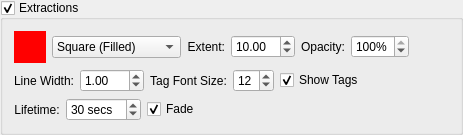
        <widget class="QGroupBox" name="extractionsVisible_" >
         <property name="title" >
          <string>Extractions</string>
         </property>
         <property name="flat" >
          <bool>false</bool>
         </property>
         <property name="checkable" >
          <bool>true</bool>
         </property>
         <property name="checked" >
          <bool>true</bool>
         </property>
         <layout class="QVBoxLayout" >
          <item>
           <layout class="QHBoxLayout" >
            <item>
             <widget class="SideCar::GUI::ColorButtonWidget" name="extractionsColor_" >
              <property name="sizePolicy" >
               <sizepolicy vsizetype="Fixed" hsizetype="Fixed" >
                <horstretch>0</horstretch>
                <verstretch>0</verstretch>
               </sizepolicy>
              </property>
              <property name="minimumSize" >
               <size>
                <width>32</width>
                <height>32</height>
               </size>
              </property>
              <property name="maximumSize" >
               <size>
                <width>32</width>
                <height>32</height>
               </size>
              </property>
              <property name="palette" >
               <palette>
                <active>
                 <colorrole role="WindowText" >
                  <brush brushstyle="SolidPattern" >
                   <color alpha="255" >
                    <red>0</red>
                    <green>0</green>
                    <blue>0</blue>
                   </color>
                  </brush>
                 </colorrole>
                 <colorrole role="Button" >
                  <brush brushstyle="SolidPattern" >
                   <color alpha="255" >
                    <red>255</red>
                    <green>0</green>
                    <blue>0</blue>
                   </color>
                  </brush>
                 </colorrole>
                 <colorrole role="Light" >
                  <brush brushstyle="SolidPattern" >
                   <color alpha="255" >
                    <red>255</red>
                    <green>127</green>
                    <blue>127</blue>
                   </color>
                  </brush>
                 </colorrole>
                 <colorrole role="Midlight" >
                  <brush brushstyle="SolidPattern" >
                   <color alpha="255" >
                    <red>255</red>
                    <green>63</green>
                    <blue>63</blue>
                   </color>
                  </brush>
                 </colorrole>
                 <colorrole role="Dark" >
                  <brush brushstyle="SolidPattern" >
                   <color alpha="255" >
                    <red>127</red>
                    <green>0</green>
                    <blue>0</blue>
                   </color>
                  </brush>
                 </colorrole>
                 <colorrole role="Mid" >
                  <brush brushstyle="SolidPattern" >
                   <color alpha="255" >
                    <red>170</red>
                    <green>0</green>
                    <blue>0</blue>
                   </color>
                  </brush>
                 </colorrole>
                 <colorrole role="Text" >
                  <brush brushstyle="SolidPattern" >
                   <color alpha="255" >
                    <red>0</red>
                    <green>0</green>
                    <blue>0</blue>
                   </color>
                  </brush>
                 </colorrole>
                 <colorrole role="BrightText" >
                  <brush brushstyle="SolidPattern" >
                   <color alpha="255" >
                    <red>255</red>
                    <green>255</green>
                    <blue>255</blue>
                   </color>
                  </brush>
                 </colorrole>
                 <colorrole role="ButtonText" >
                  <brush brushstyle="SolidPattern" >
                   <color alpha="255" >
                    <red>0</red>
                    <green>0</green>
                    <blue>0</blue>
                   </color>
                  </brush>
                 </colorrole>
                 <colorrole role="Base" >
                  <brush brushstyle="SolidPattern" >
                   <color alpha="255" >
                    <red>255</red>
                    <green>255</green>
                    <blue>255</blue>
                   </color>
                  </brush>
                 </colorrole>
                 <colorrole role="Window" >
                  <brush brushstyle="SolidPattern" >
                   <color alpha="255" >
                    <red>255</red>
                    <green>0</green>
                    <blue>0</blue>
                   </color>
                  </brush>
                 </colorrole>
                 <colorrole role="Shadow" >
                  <brush brushstyle="SolidPattern" >
                   <color alpha="255" >
                    <red>0</red>
                    <green>0</green>
                    <blue>0</blue>
                   </color>
                  </brush>
                 </colorrole>
                 <colorrole role="AlternateBase" >
                  <brush brushstyle="SolidPattern" >
                   <color alpha="255" >
                    <red>255</red>
                    <green>127</green>
                    <blue>127</blue>
                   </color>
                  </brush>
                 </colorrole>
                </active>
                <inactive>
                 <colorrole role="WindowText" >
                  <brush brushstyle="SolidPattern" >
                   <color alpha="255" >
                    <red>0</red>
                    <green>0</green>
                    <blue>0</blue>
                   </color>
                  </brush>
                 </colorrole>
                 <colorrole role="Button" >
                  <brush brushstyle="SolidPattern" >
                   <color alpha="255" >
                    <red>255</red>
                    <green>0</green>
                    <blue>0</blue>
                   </color>
                  </brush>
                 </colorrole>
                 <colorrole role="Light" >
                  <brush brushstyle="SolidPattern" >
                   <color alpha="255" >
                    <red>255</red>
                    <green>127</green>
                    <blue>127</blue>
                   </color>
                  </brush>
                 </colorrole>
                 <colorrole role="Midlight" >
                  <brush brushstyle="SolidPattern" >
                   <color alpha="255" >
                    <red>255</red>
                    <green>63</green>
                    <blue>63</blue>
                   </color>
                  </brush>
                 </colorrole>
                 <colorrole role="Dark" >
                  <brush brushstyle="SolidPattern" >
                   <color alpha="255" >
                    <red>127</red>
                    <green>0</green>
                    <blue>0</blue>
                   </color>
                  </brush>
                 </colorrole>
                 <colorrole role="Mid" >
                  <brush brushstyle="SolidPattern" >
                   <color alpha="255" >
                    <red>170</red>
                    <green>0</green>
                    <blue>0</blue>
                   </color>
                  </brush>
                 </colorrole>
                 <colorrole role="Text" >
                  <brush brushstyle="SolidPattern" >
                   <color alpha="255" >
                    <red>0</red>
                    <green>0</green>
                    <blue>0</blue>
                   </color>
                  </brush>
                 </colorrole>
                 <colorrole role="BrightText" >
                  <brush brushstyle="SolidPattern" >
                   <color alpha="255" >
                    <red>255</red>
                    <green>255</green>
                    <blue>255</blue>
                   </color>
                  </brush>
                 </colorrole>
                 <colorrole role="ButtonText" >
                  <brush brushstyle="SolidPattern" >
                   <color alpha="255" >
                    <red>0</red>
                    <green>0</green>
                    <blue>0</blue>
                   </color>
                  </brush>
                 </colorrole>
                 <colorrole role="Base" >
                  <brush brushstyle="SolidPattern" >
                   <color alpha="255" >
                    <red>255</red>
                    <green>255</green>
                    <blue>255</blue>
                   </color>
                  </brush>
                 </colorrole>
                 <colorrole role="Window" >
                  <brush brushstyle="SolidPattern" >
                   <color alpha="255" >
                    <red>255</red>
                    <green>0</green>
                    <blue>0</blue>
                   </color>
                  </brush>
                 </colorrole>
                 <colorrole role="Shadow" >
                  <brush brushstyle="SolidPattern" >
                   <color alpha="255" >
                    <red>0</red>
                    <green>0</green>
                    <blue>0</blue>
                   </color>
                  </brush>
                 </colorrole>
                 <colorrole role="AlternateBase" >
                  <brush brushstyle="SolidPattern" >
                   <color alpha="255" >
                    <red>255</red>
                    <green>127</green>
                    <blue>127</blue>
                   </color>
                  </brush>
                 </colorrole>
                </inactive>
                <disabled>
                 <colorrole role="WindowText" >
                  <brush brushstyle="SolidPattern" >
                   <color alpha="255" >
                    <red>127</red>
                    <green>0</green>
                    <blue>0</blue>
                   </color>
                  </brush>
                 </colorrole>
                 <colorrole role="Button" >
                  <brush brushstyle="SolidPattern" >
                   <color alpha="255" >
                    <red>255</red>
                    <green>0</green>
                    <blue>0</blue>
                   </color>
                  </brush>
                 </colorrole>
                 <colorrole role="Light" >
                  <brush brushstyle="SolidPattern" >
                   <color alpha="255" >
                    <red>255</red>
                    <green>127</green>
                    <blue>127</blue>
                   </color>
                  </brush>
                 </colorrole>
                 <colorrole role="Midlight" >
                  <brush brushstyle="SolidPattern" >
                   <color alpha="255" >
                    <red>255</red>
                    <green>63</green>
                    <blue>63</blue>
                   </color>
                  </brush>
                 </colorrole>
                 <colorrole role="Dark" >
                  <brush brushstyle="SolidPattern" >
                   <color alpha="255" >
                    <red>127</red>
                    <green>0</green>
                    <blue>0</blue>
                   </color>
                  </brush>
                 </colorrole>
                 <colorrole role="Mid" >
                  <brush brushstyle="SolidPattern" >
                   <color alpha="255" >
                    <red>170</red>
                    <green>0</green>
                    <blue>0</blue>
                   </color>
                  </brush>
                 </colorrole>
                 <colorrole role="Text" >
                  <brush brushstyle="SolidPattern" >
                   <color alpha="255" >
                    <red>127</red>
                    <green>0</green>
                    <blue>0</blue>
                   </color>
                  </brush>
                 </colorrole>
                 <colorrole role="BrightText" >
                  <brush brushstyle="SolidPattern" >
                   <color alpha="255" >
                    <red>255</red>
                    <green>255</green>
                    <blue>255</blue>
                   </color>
                  </brush>
                 </colorrole>
                 <colorrole role="ButtonText" >
                  <brush brushstyle="SolidPattern" >
                   <color alpha="255" >
                    <red>127</red>
                    <green>0</green>
                    <blue>0</blue>
                   </color>
                  </brush>
                 </colorrole>
                 <colorrole role="Base" >
                  <brush brushstyle="SolidPattern" >
                   <color alpha="255" >
                    <red>255</red>
                    <green>0</green>
                    <blue>0</blue>
                   </color>
                  </brush>
                 </colorrole>
                 <colorrole role="Window" >
                  <brush brushstyle="SolidPattern" >
                   <color alpha="255" >
                    <red>255</red>
                    <green>0</green>
                    <blue>0</blue>
                   </color>
                  </brush>
                 </colorrole>
                 <colorrole role="Shadow" >
                  <brush brushstyle="SolidPattern" >
                   <color alpha="255" >
                    <red>0</red>
                    <green>0</green>
                    <blue>0</blue>
                   </color>
                  </brush>
                 </colorrole>
                 <colorrole role="AlternateBase" >
                  <brush brushstyle="SolidPattern" >
                   <color alpha="255" >
                    <red>255</red>
                    <green>0</green>
                    <blue>0</blue>
                   </color>
                  </brush>
                 </colorrole>
                </disabled>
               </palette>
              </property>
              <property name="autoFillBackground" >
               <bool>true</bool>
              </property>
              <property name="flat" >
               <bool>true</bool>
              </property>
             </widget>
            </item>
            <item>
             <widget class="SideCar::GUI::PlotSymbolWidget" name="extractionsSymbolType_" >
              <property name="currentIndex" >
               <number>6</number>
              </property>
              <item>
               <property name="text" >
                <string>Cross</string>
               </property>
              </item>
              <item>
               <property name="text" >
                <string>Cross+Square</string>
               </property>
              </item>
              <item>
               <property name="text" >
                <string>Diamond (Filled)</string>
               </property>
              </item>
              <item>
               <property name="text" >
                <string>Diamond (Hollow)</string>
               </property>
              </item>
              <item>
               <property name="text" >
                <string>Plus</string>
               </property>
              </item>
              <item>
               <property name="text" >
                <string>Plus+Diamond</string>
               </property>
              </item>
              <item>
               <property name="text" >
                <string>Square (Filled)</string>
               </property>
              </item>
              <item>
               <property name="text" >
                <string>Sqaure (Hollow)</string>
               </property>
              </item>
              <item>
               <property name="text" >
                <string>Triangle (Filled)</string>
               </property>
              </item>
              <item>
               <property name="text" >
                <string>Triangle (Hollow)</string>
               </property>
              </item>
              <item>
               <property name="text" >
                <string>Dagger (Filled)</string>
               </property>
              </item>
              <item>
               <property name="text" >
                <string>Dagger (Hollow)</string>
               </property>
              </item>
             </widget>
            </item>
            <item>
             <widget class="QLabel" name="label_13" >
              <property name="text" >
               <string>Extent:</string>
              </property>
              <property name="alignment" >
               <set>Qt::AlignRight|Qt::AlignTrailing|Qt::AlignVCenter</set>
              </property>
             </widget>
            </item>
            <item>
             <widget class="QDoubleSpinBox" name="extractionsExtent_" >
              <property name="keyboardTracking" >
               <bool>false</bool>
              </property>
              <property name="minimum" >
               <double>0.100000000000000</double>
              </property>
              <property name="maximum" >
               <double>100.000000000000000</double>
              </property>
              <property name="singleStep" >
               <double>0.100000000000000</double>
              </property>
              <property name="value" >
               <double>10.000000000000000</double>
              </property>
             </widget>
            </item>
            <item>
             <widget class="QLabel" name="label_50" >
              <property name="text" >
               <string>Opacity:</string>
              </property>
              <property name="alignment" >
               <set>Qt::AlignRight|Qt::AlignTrailing|Qt::AlignVCenter</set>
              </property>
             </widget>
            </item>
            <item>
             <widget class="QSpinBox" name="extractionsOpacity_" >
              <property name="keyboardTracking" >
               <bool>false</bool>
              </property>
              <property name="suffix" >
               <string>%</string>
              </property>
              <property name="maximum" >
               <number>100</number>
              </property>
              <property name="value" >
               <number>100</number>
              </property>
             </widget>
            </item>
            <item>
             <spacer>
              <property name="orientation" >
               <enum>Qt::Horizontal</enum>
              </property>
              <property name="sizeHint" >
               <size>
                <width>40</width>
                <height>20</height>
               </size>
              </property>
             </spacer>
            </item>
           </layout>
          </item>
          <item>
           <layout class="QHBoxLayout" >
            <item>
             <widget class="QLabel" name="label_35" >
              <property name="text" >
               <string>Line Width:</string>
              </property>
              <property name="alignment" >
               <set>Qt::AlignRight|Qt::AlignTrailing|Qt::AlignVCenter</set>
              </property>
             </widget>
            </item>
            <item>
             <widget class="QDoubleSpinBox" name="extractionsLineWidth_" >
              <property name="keyboardTracking" >
               <bool>false</bool>
              </property>
              <property name="minimum" >
               <double>0.100000000000000</double>
              </property>
              <property name="maximum" >
               <double>100.000000000000000</double>
              </property>
              <property name="singleStep" >
               <double>0.100000000000000</double>
              </property>
              <property name="value" >
               <double>1.000000000000000</double>
              </property>
             </widget>
            </item>
            <item>
             <widget class="QLabel" name="label_920" >
              <property name="text" >
               <string>Tag Font Size:</string>
              </property>
              <property name="alignment" >
               <set>Qt::AlignCenter</set>
              </property>
             </widget>
            </item>
            <item>
             <widget class="QSpinBox" name="extractionsTagSize_" >
              <property name="toolTip" >
               <string>Degrees ahead of last azimuth report to begin dropping previous extraction reports.</string>
              </property>
              <property name="keyboardTracking" >
               <bool>false</bool>
              </property>
              <property name="suffix" >
               <string/>
              </property>
              <property name="minimum" >
               <number>8</number>
              </property>
              <property name="maximum" >
               <number>24</number>
              </property>
              <property name="singleStep" >
               <number>1</number>
              </property>
              <property name="value" >
               <number>12</number>
              </property>
             </widget>
            </item>
            <item>
             <widget class="QCheckBox" name="extractionsShowTags_" >
              <property name="text" >
               <string>Show Tags</string>
              </property>
              <property name="checked" >
               <bool>true</bool>
              </property>
             </widget>
            </item>
            <item>
             <spacer>
              <property name="orientation" >
               <enum>Qt::Horizontal</enum>
              </property>
              <property name="sizeHint" >
               <size>
                <width>40</width>
                <height>20</height>
               </size>
              </property>
             </spacer>
            </item>
           </layout>
          </item>
          <item>
           <layout class="QHBoxLayout" >
            <item>
             <widget class="QLabel" name="label_18" >
              <property name="text" >
               <string>Lifetime:</string>
              </property>
              <property name="alignment" >
               <set>Qt::AlignCenter</set>
              </property>
             </widget>
            </item>
            <item>
             <widget class="QSpinBox" name="extractionsLifeTime_" >
              <property name="toolTip" >
               <string>Degrees ahead of last azimuth report to begin  dropping previous extraction reports.</string>
              </property>
              <property name="keyboardTracking" >
               <bool>false</bool>
              </property>
              <property name="suffix" >
               <string> secs</string>
              </property>
              <property name="minimum" >
               <number>10</number>
              </property>
              <property name="maximum" >
               <number>999</number>
              </property>
              <property name="singleStep" >
               <number>1</number>
              </property>
              <property name="value" >
               <number>30</number>
              </property>
             </widget>
            </item>
            <item>
             <widget class="QCheckBox" name="extractionsFadeEnabled_" >
              <property name="text" >
               <string>Fade</string>
              </property>
              <property name="checked" >
               <bool>true</bool>
              </property>
             </widget>
            </item>
            <item>
             <spacer>
              <property name="orientation" >
               <enum>Qt::Horizontal</enum>
              </property>
              <property name="sizeHint" >
               <size>
                <width>40</width>
                <height>20</height>
               </size>
              </property>
             </spacer>
            </item>
           </layout>
          </item>
         </layout>
        </widget>
